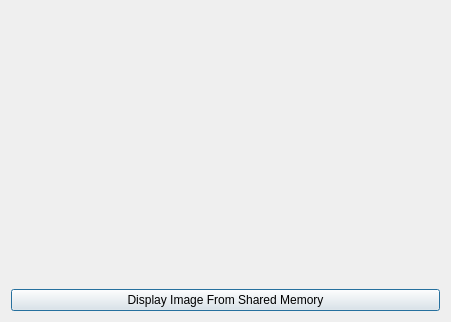
<?xml version="1.0" encoding="UTF-8"?>
<ui version="4.0">
 <class>Dialog</class>
 <widget class="QDialog" name="Dialog">
  <property name="geometry">
   <rect>
    <x>0</x>
    <y>0</y>
    <width>451</width>
    <height>322</height>
   </rect>
  </property>
  <property name="windowTitle">
   <string>Dialog</string>
  </property>
  <layout class="QGridLayout">
   <item row="1" column="0">
    <widget class="QPushButton" name="loadFromSharedMemoryButton">
     <property name="text">
      <string>Display Image From Shared Memory</string>
     </property>
    </widget>
   </item>
   <item row="0" column="0">
    <widget class="QLabel" name="label">
     <property name="text">
      <string/>
     </property>
     <property name="alignment">
      <set>Qt::AlignCenter</set>
     </property>
     <property name="wordWrap">
      <bool>true</bool>
     </property>
    </widget>
   </item>
  </layout>
 </widget>
 <resources/>
 <connections/>
</ui>
